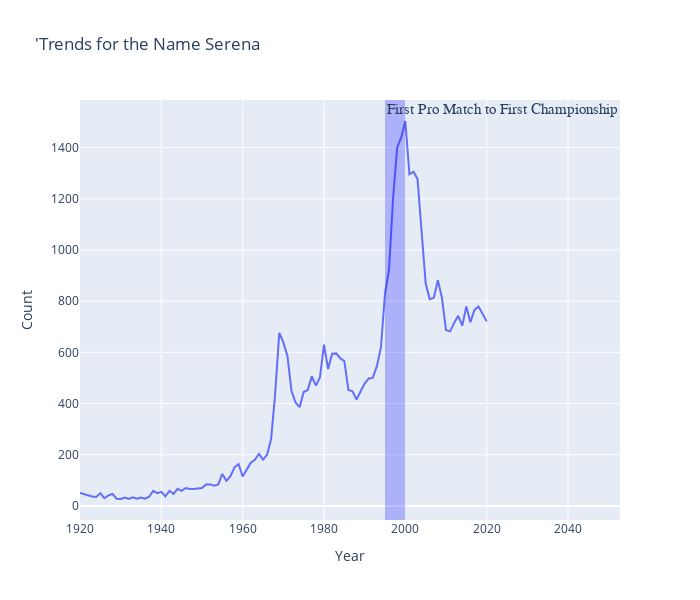

Notebook cell for this chart:
### Code cell
df_serena = females[females["name"]=="Serena"]
fig = px.line(df_serena["1920":"2020"], x=df_serena["1920":"2020"].index, y="count", title = "'Trends for the Name Serena")
fig.add_vrect(x0="1995", x1="2000", annotation_text="First Pro Match to First Championship", annotation_position="top left",
              annotation=dict(font_size=15, font_family="Times New Roman"),
              fillcolor="blue", opacity=0.25, line_width=0)
fig.update_layout(width = 700, height=600, xaxis = dict(title = 'Year', showticklabels=True), yaxis=dict(title="Count" , showticklabels=True))

### Figure 1 — Plotly figure (JSON) as saved in the notebook; plotly's stock layout.template omitted (floating-point values rounded to 4 significant figures)
{"data": [{"hovertemplate": "x=%{x}<br>count=%{y}<extra></extra>", "legendgroup": "", "line": {"color": "#636efa", "dash": "solid"}, "marker": {"symbol": "circle"}, "mode": "lines", "name": "", "orientation": "v", "showlegend": false, "type": "scatter", "x": ["1920-01-01T00:00:00", "1921-01-01T00:00:00", "1922-01-01T00:00:00", "1923-01-01T00:00:00", "1924-01-01T00:00:00", "1925-01-01T00:00:00", "1926-01-01T00:00:00", "1927-01-01T00:00:00", "1928-01-01T00:00:00", "1929-01-01T00:00:00", "1930-01-01T00:00:00", "1931-01-01T00:00:00", "1932-01-01T00:00:00", "1933-01-01T00:00:00", "1934-01-01T00:00:00", "1935-01-01T00:00:00", "1936-01-01T00:00:00", "1937-01-01T00:00:00", "1938-01-01T00:00:00", "1939-01-01T00:00:00", "1940-01-01T00:00:00", "1941-01-01T00:00:00", "1942-01-01T00:00:00", "1943-01-01T00:00:00", "1944-01-01T00:00:00", "1945-01-01T00:00:00", "1946-01-01T00:00:00", "1947-01-01T00:00:00", "1948-01-01T00:00:00", "1949-01-01T00:00:00", "1950-01-01T00:00:00", "1951-01-01T00:00:00", "1952-01-01T00:00:00", "1953-01-01T00:00:00", "1954-01-01T00:00:00", "1955-01-01T00:00:00", "1956-01-01T00:00:00", "1957-01-01T00:00:00", "1958-01-01T00:00:00", "1959-01-01T00:00:00", "1960-01-01T00:00:00", "1961-01-01T00:00:00", "1962-01-01T00:00:00", "1963-01-01T00:00:00", "1964-01-01T00:00:00", "1965-01-01T00:00:00", "1966-01-01T00:00:00", "1967-01-01T00:00:00", "1968-01-01T00:00:00", "1969-01-01T00:00:00", "1970-01-01T00:00:00", "1971-01-01T00:00:00", "1972-01-01T00:00:00", "1973-01-01T00:00:00", "1974-01-01T00:00:00", "1975-01-01T00:00:00", "1976-01-01T00:00:00", "1977-01-01T00:00:00", "1978-01-01T00:00:00", "1979-01-01T00:00:00", "1980-01-01T00:00:00", "1981-01-01T00:00:00", "1982-01-01T00:00:00", "1983-01-01T00:00:00", "1984-01-01T00:00:00", "1985-01-01T00:00:00", "1986-01-01T00:00:00", "1987-01-01T00:00:00", "1988-01-01T00:00:00", "1989-01-01T00:00:00", "1990-01-01T00:00:00", "1991-01-01T00:00:00", "1992-01-01T00:00:00", "1993-01-01T00:00:00", "1994-01-01T00:00:00", "1995-01-01T00:00:00", "1996-01-01T00:00:00", "1997-01-01T00:00:00", "1998-01-01T00:00:00", "1999-01-01T00:00:00", "2000-01-01T00:00:00", "2001-01-01T00:00:00", "2002-01-01T00:00:00", "2003-01-01T00:00:00", "2004-01-01T00:00:00", "2005-01-01T00:00:00", "2006-01-01T00:00:00", "2007-01-01T00:00:00", "2008-01-01T00:00:00", "2009-01-01T00:00:00", "2010-01-01T00:00:00", "2011-01-01T00:00:00", "2012-01-01T00:00:00", "2013-01-01T00:00:00", "2014-01-01T00:00:00", "2015-01-01T00:00:00", "2016-01-01T00:00:00", "2017-01-01T00:00:00", "2018-01-01T00:00:00", "2019-01-01T00:00:00", "2020-01-01T00:00:00"], "xaxis": "x", "y": [51, 46, 41, 37, 35, 50, 30, 41, 47, 28, 27, 33, 27, 34, 28, 33, 28, 36, 59, 50, 55, 37, 59, 47, 67, 59, 70, 66, 66, 68, 70, 84, 84, 79, 84, 125, 98, 116, 151, 163, 115, 142, 169, 180, 203, 181, 200, 261, 441, 676, 639, 587, 450, 404, 386, 445, 453, 506, 470, 502, 630, 535, 595, 596, 577, 566, 453, 448, 416, 448, 478, 498, 500, 546, 620, 830, 925, 1205, 1401, 1440, 1504, 1296, 1306, 1277, 1063, 869, 808, 813, 882, 813, 687, 682, 715, 743, 704, 779, 718, 766, 779, 747, 721], "yaxis": "y"}], "layout": {"annotations": [{"font": {"family": "Times New Roman", "size": 15}, "showarrow": false, "text": "First Pro Match to First Championship", "x": "1995", "xanchor": "left", "xref": "x", "y": 1, "yanchor": "top", "yref": "y domain"}], "height": 600, "legend": {"tracegroupgap": 0}, "shapes": [{"fillcolor": "blue", "line": {"width": 0}, "opacity": 0.25, "type": "rect", "x0": "1995", "x1": "2000", "xref": "x", "y0": 0, "y1": 1, "yref": "y domain"}], "title": {"text": "'Trends for the Name Serena"}, "width": 700, "xaxis": {"anchor": "y", "domain": [0, 1], "showticklabels": true, "title": {"text": "Year"}}, "yaxis": {"anchor": "x", "domain": [0, 1], "showticklabels": true, "title": {"text": "Count"}}}}
